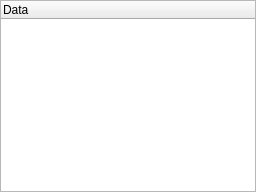
<?xml version="1.0" encoding="UTF-8"?>
<ui version="4.0">
	<class>SceneWidget</class>
	<widget class="QDockWidget" name="SceneWidget">
		<property name="windowTitle">
			<string>Scene</string>
		</property>

		<widget class="QTreeWidget" name="treeWidget">
			<column>
				<property name="text">
					<string>Data</string>
				</property>
			</column>
		</widget>
	</widget>

	<resources/>
	<connections/>
</ui>
